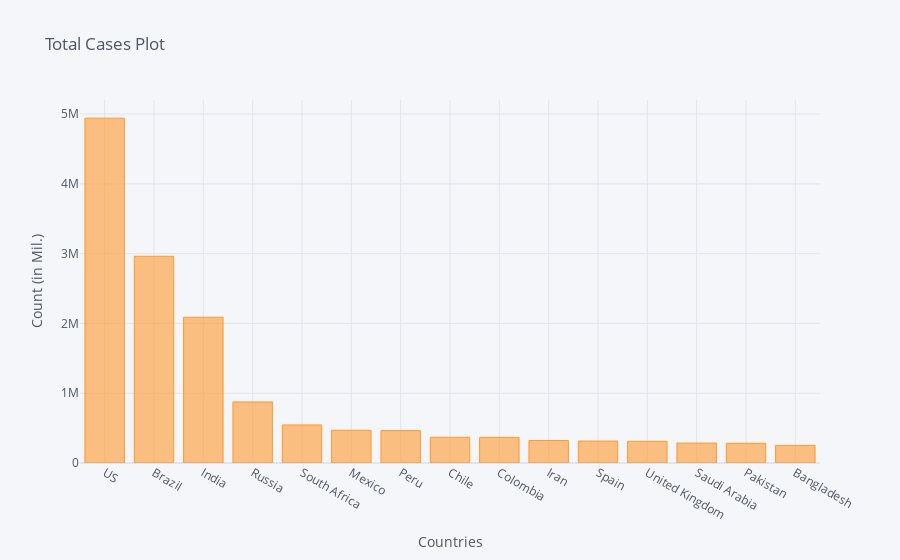

This figure's notebook cell:
### Code cell
corona_dframe_agg_plot.iplot(kind='bar', x='Country/Region', y='8/7/20',
                             title='Total Cases Plot',xTitle='Countries',yTitle='Count (in Mil.)')

### Figure 1 — Plotly figure (JSON) as saved in the notebook; plotly's stock layout.template omitted (floating-point values rounded to 4 significant figures)
{"data": [{"marker": {"color": "rgba(255, 153, 51, 0.6)", "line": {"color": "rgba(255, 153, 51, 1.0)", "width": 1}}, "name": "8/7/20", "orientation": "v", "text": "", "type": "bar", "x": ["US", "Brazil", "India", "Russia", "South Africa", "Mexico", "Peru", "Chile", "Colombia", "Iran", "Spain", "United Kingdom", "Saudi Arabia", "Pakistan", "Bangladesh"], "y": [4941755, 2962442, 2088611, 875378, 545476, 469407, 463875, 368825, 367204, 322567, 314362, 310696, 285793, 282645, 252502]}], "layout": {"legend": {"bgcolor": "#F5F6F9", "font": {"color": "#4D5663"}}, "paper_bgcolor": "#F5F6F9", "plot_bgcolor": "#F5F6F9", "title": {"font": {"color": "#4D5663"}, "text": "Total Cases Plot"}, "xaxis": {"gridcolor": "#E1E5ED", "showgrid": true, "tickfont": {"color": "#4D5663"}, "title": {"font": {"color": "#4D5663"}, "text": "Countries"}, "zerolinecolor": "#E1E5ED"}, "yaxis": {"gridcolor": "#E1E5ED", "showgrid": true, "tickfont": {"color": "#4D5663"}, "title": {"font": {"color": "#4D5663"}, "text": "Count (in Mil.)"}, "zerolinecolor": "#E1E5ED"}}}
